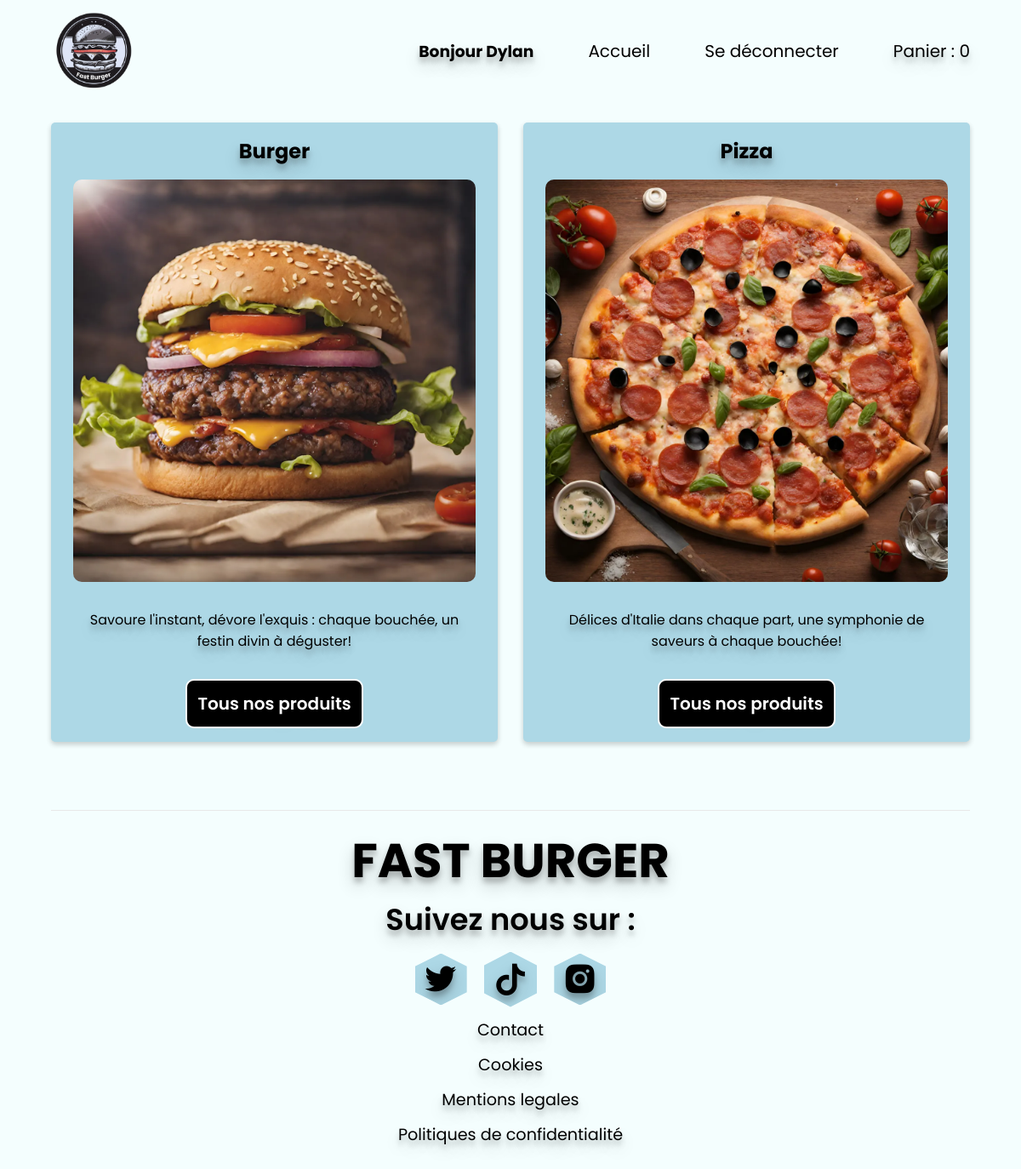
Page /?page=home (signed in) on the committed database.
### tables this page shows
CREATE TABLE IF NOT EXISTS `categories` (
  `id` int NOT NULL AUTO_INCREMENT,
  `name` varchar(255) NOT NULL,
  `image` varchar(255) DEFAULT NULL,
  `description` varchar(255) NOT NULL,
  PRIMARY KEY (`id`)
);

### controllers/home_controller.php (called while the page is built)
<?php
$query = "SELECT * FROM categories";
$response = $bdd->query($query);
$categories = $response->fetchAll();
require './views/home.php';

### index.php (called while the page is built, shortened)
<?php
require 'views/layout.php';

### views/home.php (the view)
<main>
    <section>
        <div class="categorieContainer">
            <?php
            foreach ($categories as $data) {
            ?>
                <div class='cardContainer'>
                    <h2><?= $data['name'] ?> </h2>
                    <img src="<?= PATH_IMAGE . $data['image'] ?>" alt="<?= $data['name'] ?>">
                    <p> <?= $data['description'] ?> </p>
                    <a href='?page=product&category_id=<?= $data['id'] ?>'><button class="button">Tous nos produits</button></a>
                </div>
            <?php } ?>
        </div>
    </section>
</main>

### assets/style.css (style rules this page uses)
* { margin: 0; padding: 0; box-sizing: border-box; font-family: "poppins"; text-shadow: rgba(0, 0, 0, 0.19) 0px 10px 20px, rgba(0, 0, 0, 0.23) 0px 6px 6px; }
body { margin: 0; list-style-type: none; background: #F4FEFE; }
a { text-decoration: none; color: inherit; }
.button { appearance: none; background-color: black; border: 0.125em solid white; border-radius: 10px; box-sizing: border-box; color: white; cursor: pointer; font-size: 16px; font-weight: 600; padding: 10px; line-height: normal; margin: 0; outline: none; text-align: center; text-decoration: none; transition: 0.4s }
.categorieContainer { margin-top: 4rem; }
.cardContainer { text-align: center; margin: 0 auto; width: 90%; row-gap: 1rem; border-radius: 5px; box-shadow: 0 3px 6px rgba(0, 0, 0, 0.08), 0 3px 6px rgba(0, 0, 0, 0.13); transition: all 0.4s ease; background: lightblue; margin-bottom: 2rem; display: flex; flex-direction: column; justify-content: center; align-items: center; }
.cardContainer h2 { font-size: 20px; padding-top: 1rem; font-weight: 700; }
.cardContainer button { margin-bottom: 1rem; }
.cardContainer p { font-size: 12px; margin-bottom: 1rem; width: 90%; }
.cardContainer img { width: 90%; height: auto; border-radius: 10px; margin-bottom: 1rem; }
@media (min-width:750px) { .categorieContainer { width: 90%; display: grid; grid-template-columns: repeat(2, 1fr); margin: 0 auto; margin-top: 7rem; justify-content: space-between; gap: 30px; } }
@media (min-width:750px) { .cardContainer { width: 100%; margin-bottom: 0rem; } }
@media (min-width:750px) { .cardContainer h2 { font-size: 24px; } }
@media (min-width:750px) { .cardContainer button { margin-bottom: 1rem; } }
@media (min-width:750px) { .cardContainer p { font-size: 16px; margin-bottom: 1rem; width: 90%; } }
@media screen and (min-width: 1030px) { .categorieContainer { max-width: 1200px; margin-top: 9rem; } }
@media (min-width:750px) { .button { font-size: 20px; padding: 12px; line-height: normal; } }

### rows in the picture
categories: name "Burger", image (picture), description "Savoure l'instant, dévore l'exquis : chaque bouchée, un festin divin à déguster!"
categories: name "Pizza", image (picture), description "Délices d'Italie dans chaque part, une symphonie de saveurs à chaque bouchée!"

### other values in the picture
$_SESSION['name'] "Dylan"
$totalQuantity "0"
